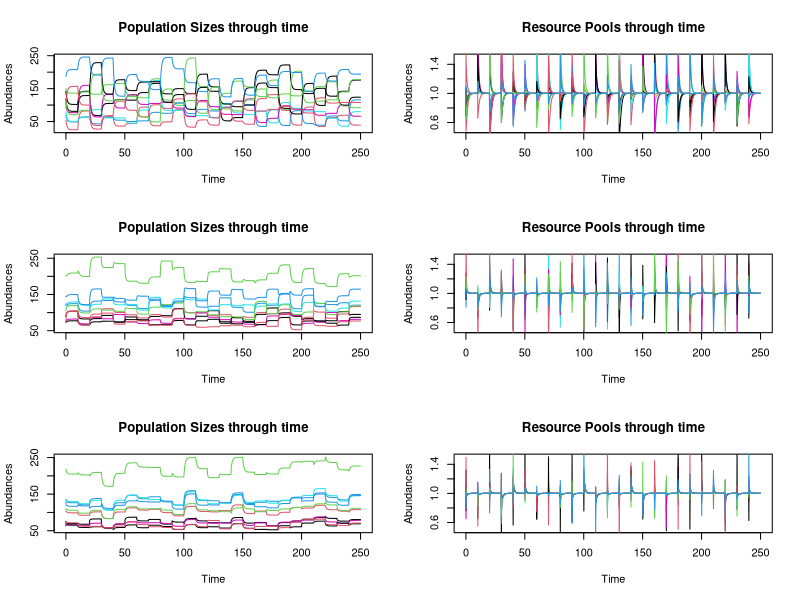
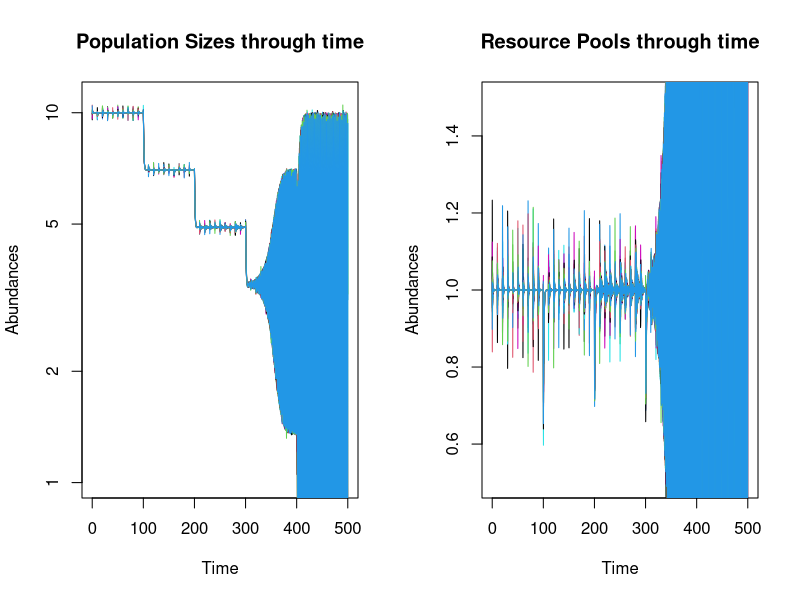
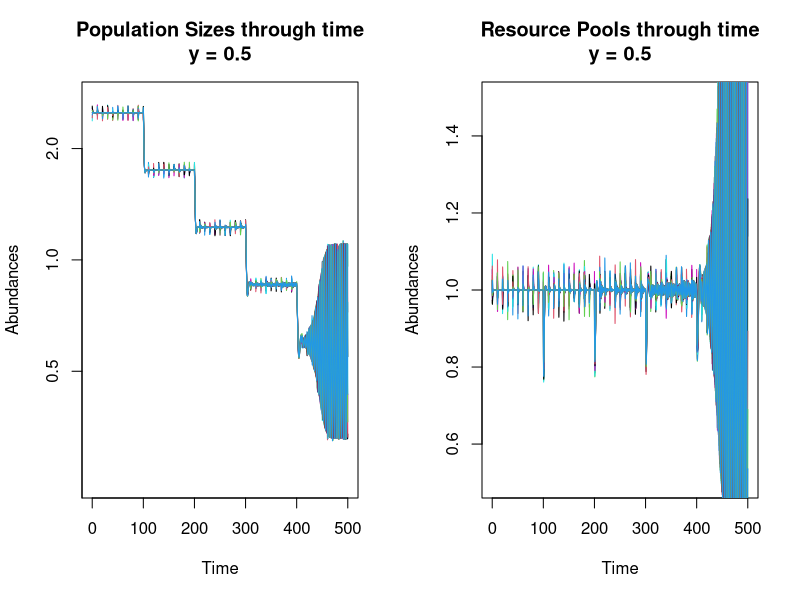
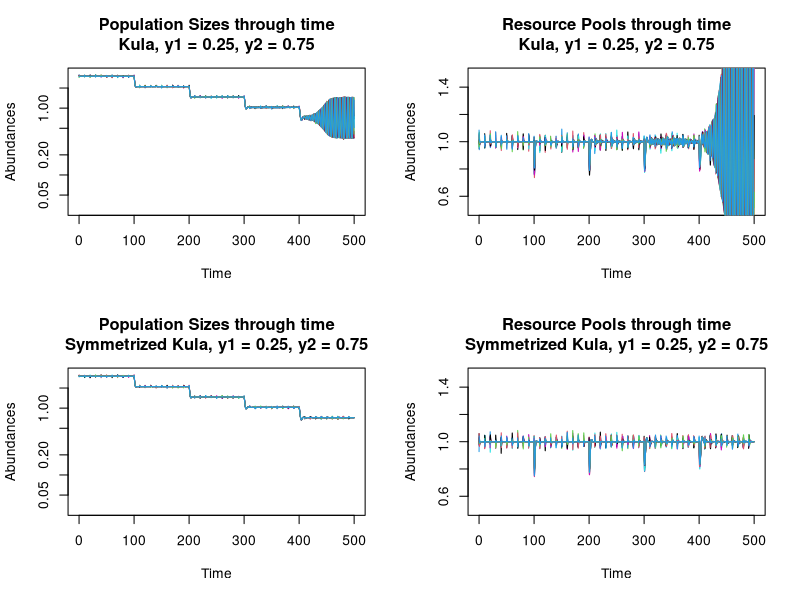

Reproduce these figures in R, in order.
# as requested by journal staff, I am combining into a single file the four scripts used for Figs 2 and 3 in the main ms, and SI 1 and SI 2 in the Supplementary information. Each script will be separated by % ======= and titled appropriately

#============

#CODE TO GENERATE FIG 2 plots

library(deSolve)
#set number of locations
m<-10
#set parameter values
# what is equilibrium standing resource pool (equal in our model in all locations)
r<-1
# consumption parameter c (defining the per capita, per unit resource consumption rate of an individual)
c<-1
# equilibrium res pool and c combine to determine the per capita mortality rate in absence of food
mu<-r*c
#build matrix P via whatever rules you wish, but here I will pick the raw entries of P from the absolute values of a normal distribution. I'll use these in multiple P matrices, each time rescaling these raw values to show the effect of large/smaller overall exchange but with the same network structure and relative values
rawPentries<-abs(rnorm(m^2,mean=0,sd=1))
#set the number of environmental phases considered. At the beginning of each phase, rho_i will be redrawn in each location, representing the effect of a fluctuating environment.
nphase=25
# define the interval that each phase will last for.  I chose this to be set by the timescale defined by mortality (so that this interval was longer than this timescale). If shorter, then the population will bnot be able to `catch up'  with the environmental changes.  That alternative regime is certainly of interest too but not what I am considering here.
interval<-10/mu
# determine three (or more) different "scales" to rescale the strength of exchange by.
exchrange<-c(0,0.3,1)
# draw the mean value of each rho in each of the N different locations.  Parameter values (and in fact this choice of distribution) arbitrary, just chosen for convenience.
meanrho<-rnbinom(m,size=10,mu=100)
#define the ODEs we'll be using with reference to the main text. Note that this requires package "deSolve".
CR<-function(time,abundances,parameters){
  R<-abundances[1:m]
  N<-abundances[(m+1):(2*m)]
  P<-matrix(parameters$P,nrow=m,ncol=m)
  mu<-parameters$mu
  rho<-parameters$rho
  dRdt<-rho-R*N+P%*%N-N*colSums(P)
  dNdt<-N*R-mu*N
  return(list(c(dRdt,dNdt)))
}
# six- plot grid layout to show three different outcomes for both resources and consumers
layout(matrix(c(1:6),nrow=3,ncol=2,byrow=TRUE))
for(exch in exchrange){
  #compute P matrix by rescaling raw entries appropriately in each case
  P<-matrix(exch*rawPentries,nrow=m,ncol=m)
  diag(P)<-0
  # compute Q and M matrices from P, as described in the text of the paper
  Q<-(1/mu)*(P-diag(colSums(P)))
  M<-diag(1,m)-Q
  #solve for the equilibrium population sizes, N_i, which I'll put in a vector called n. 
  n<-(1/mu)*solve(M)%*%meanrho
  # set initial conditions for R to have some random perturbations.  Or could set them equal to the equilibrium values if desired.
  R<-matrix(rep(r,m)+0.1*runif(m),nrow=1,ncol=m,byrow=T)
  # set initial conditions for N equal to equilibrium values.
  N<-matrix(n,nrow=1,ncol=m,byrow=T)
  times<-0
  for(phase in 1:nphase){
    #now cycling through the dynamics of each phase.  For each phase we'll solve the approriate ODEs using the final conditions from the previous phase as the new initial conditions. Most of the focus here is by design on the new equilibrium values that population sizes will reach
    # at beginning of each phase, calculate rho in each location by drawing a value from a negative binomial with mean = meanrho, and dispersion parameter "size" chosen to be proportional to mean rho, such that variance = 11*meanrho here, thus providing an example distribution showing Taylor's temporal power law with z=1, and beta= 11.
    rho<-sapply(meanrho,function(x){
      rnbinom(n=1,size=x/10,mu=x) 
    })
    #set time range to be the interval length, and adust the timestep as desired
    time_range<-seq(0,interval,by=interval/100)
    #set new initial abundances
    initial_abundances<-c(R[dim(R)[1],],N[dim(N)[1],])
    # solve ODES from these initial conditions using previously-defined function CR
    output_LV<-ode(initial_abundances,time_range,func=CR,parms=list(P=c(P),rho=c(rho),mu=c(mu)))
    #extract the relevant quantities---time points (only the new ones), resource values, population values.
    times<-c(times[-length(times)],times[length(times)]+output_LV[,1])
    R<-rbind(R[-dim(R)[1],],output_LV[,2:(m+1)])
    N<-rbind(N[-dim(N)[1],],output_LV[,(m+2):(2*m+1)])
  }
  
  matplot(times,N[,1:m],pch=1,lty=1,type="l",main="Population Sizes through time",xlab="Time",ylab="Abundances")
  matplot(times,R[,1:m],pch=1,lty=1,type="l",ylim=c(0.5*r,1.5*r),main="Resource Pools through time",xlab="Time",ylab="Abundances")
}
#==========

#CODE TO GENERATE FIG 3 Plots

library(deSolve)
#set number of locations
m<-10
#set parameter values
# what is equilibrium standing resource pool (equal in our model in all locations)
r<-1
# consumption parameter c (defining the per capita, per unit resource consumption rate of an individual)
c<-1
# equilibrium res pool and c combine to determine the per capita mortality rate in absence of food
mu<-r*c
#define the ODEs we'll be using with reference to the main text. Note that this requires package "deSolve".
CR<-function(time,abundances,parameters){
  R<-abundances[1:m]
  N<-abundances[(m+1):(2*m)]
  P<-matrix(parameters$P,nrow=m,ncol=m)
  mu<-parameters$mu
  rho<-parameters$rho
  dRdt<-rho-R*N+P%*%N-N*colSums(P)
  dNdt<-N*R-mu*N
  return(list(c(dRdt,dNdt)))
}
#set the number of phases _within_ a time interval with a given set of rho_i values. Each of these phases will experience a perturbation to resource pools and/or population, and then allow the population return to equilibrium (or not, if it is unstable). Note that this is distinct from the uncorrelated fluctuations to rho_i used in Figure 2 of the manuscript.
nphase=50
# interval will be the time period before the next perturbation to population sizes/resource pools.  Designed to allow the populations to approximately return to equilibrium (if it is stable).
interval<-10*mu
# In this script we will investigate either a ring-like exchange process, which we expect to be unstable below a critical resource inflow rate, and a symmetric version of the same ring, whocih we expect to be stable. Choose as desired.
sym<-FALSE
# define the matrix P
P<-4*cbind(rbind(rep(0,m-1),diag(m-1)),c(1,rep(0/m,m-1)))
if(sym){P<-0.5*(P+t(P))}
#define the matrices Q and M as per main text
Q<-(1/mu)*(P-diag(colSums(P)))
M<-diag(1,m)-Q
#choose the population sizes. This is somewhat arbitrary, but bear in mind that the transition from instability to instability will only appear if you rescale resource inflow over the right range. I.e. your range of resource inflow rates has to cover either side of this transition, and whether it does or not will in part be defined by how big the resource flows are to begin with, combined with how much they are rescaled by at each phase, combined with how many phases you look at.
n<-10
# ninit will be the initial values of population abundances. This is not dynamically important but I use it later for plot limits
ninit<-n
# compute the rho values corresponding to this set of n. Note that as discussed in the main paper, check whether this set of n is possible with a given P matrix and positive values of rho_i. I.e. make sure that your rho computed below has positive values, if not then there is no set of positive rho_i which (when combined with some alternative choice of P to my ring structure above) will lead to your choice of n.
rho<-mu*M%*%rep(n,m)
R<-matrix(rep(r,m)*(0.95+0.1*runif(m)),nrow=1,ncol=m,byrow=T)
N<-matrix(n,nrow=1,ncol=m,byrow=T)
times<-0
for(phase in 1:nphase){
  time_range<-seq(0,interval,by=interval/100)
  # at beginning of each interval perturb both R and N (or choose what you wish)
  initial_abundances<-c(R[dim(R)[1],]*(0.95+0.1*runif(m)),N[dim(N)[1],]*(0.95+0.1*runif(m)))
  
  output_LV<-ode(initial_abundances,time_range,func=CR,parms=list(P=c(P),rho=c(rho),mu=c(mu)))
  
  #extract the relevant quantities (time points and res/pop values)
  times<-c(times[-length(times)],times[length(times)]+output_LV[,1])
  R<-rbind(R[-dim(R)[1],],output_LV[,2:(m+1)])
  N<-rbind(N[-dim(N)[1],],output_LV[,(m+2):(2*m+1)])
  #add perturbation every phase, but only every 10 phases reduce sypply system wide by a chosen factor (I choise 0.7 foe the figure, but this is arbitrary)
  if(phase%%10==0){
    #compute rescaled rho_i vector
    rho<-0.7*rho
    #compute new equilibrium N_i
    n<-(1/mu)*solve(M)%*%rho
  }
}
layout(matrix(c(1:2),nrow=1,ncol=2,byrow=TRUE))
matplot(times,N[,1:m],pch=1,lty=1,type="l",ylim=c(0.1*ninit,1.1*ninit),main="Population Sizes through time",xlab="Time",ylab="Abundances",log="y")
matplot(times,R[,1:m],pch=1,lty=1,type="l",ylim=c(0.5*r,1.5*r),main="Resource Pools through time",xlab="Time",ylab="Abundances")

#==============

#CODE TO GENERATE SI FIG 1 Plots


library(deSolve)
#set number of locations
m<-10
#set parameter values
# what is equilibrium standing resource pool (equal in our model in all locations)
r<-1
# consumption parameter c (defining the per capita, per unit resource consumption rate of an individual)
c<-1
# equilibrium res pool and c combine to determine the per capita mortality rate in absence of food
mu<-r*c
#choose the exponent y, which will determine the dependence of trade rates on the standing resource pool.
y<-0.5
#define the ODEs we'll be using with reference to the SI text. Note that this requires package "deSolve".
CR<-function(time,abundances,parameters){
  R<-abundances[1:m]
  N<-abundances[(m+1):(2*m)]
  P<-matrix(parameters$P,nrow=m,ncol=m)
  mu<-parameters$mu
  rho<-parameters$rho
  dRdt<-rho-R*N+P%*%((c*R/mu)^y*N)-((c*R/mu)^y*N)*colSums(P)
  dNdt<-N*R-mu*N
  return(list(c(dRdt,dNdt)))
}

#set the number of phases _within_ a time interval with a given set of rho_i values. Each of these phases will experience a perturbation to resource pools and/or population, and then allow the population return to equilibrium (or not, if it is unstable). Note that this is distinct from the uncorrelated fluctuations to rho_i used in Figure 2 of the manuscript.
nphase=50
# interval will be the time period before the next perturbation to population sizes/resource pools.  Designed to allow the populations to approximately return to equilibrium (if it is stable).
interval<-10*mu
# In this script we will investigate either a ring-like exchange process, which we expect to be unstable below a critical resource inflow rate, and a symmetric version of the same ring, whocih we expect to be stable. Choose as desired.
sym<-FALSE
# define the matrix P
P<-4*cbind(rbind(rep(0,m-1),diag(m-1)),c(1,rep(0/m,m-1)))
if(sym){P<-0.5*(P+t(P))}
#define the matrices Q and M as per main text
Q<-(1/mu)*(P-diag(colSums(P)))
M<-diag(1,m)-Q
#choose the population sizes. This is somewhat arbitrary, but bear in mind that the transition from instability to instability will only appear if you rescale resource inflow over the right range. I.e. your range of resource inflow rates has to cover either side of this transition, and whether it does or not will in part be defined by how big the resource flows are to begin with, combined with how much they are rescaled by at each phase, combined with how many phases you look at.
#
# note that with the new more general dependence of exchange on R, the location of the transition from stability to instability seems to be systematically lower with larger y.  I kept all other params the same as in Fig 3, so this means that in general I had to start with smaller population sizes as y got bigger. You could rescale parameters to infalte pop sizes to more realistic values if desired.
n<-2.5
# ninit will be the initial values of population abundances. This is not dynamically important but I use it later for plot limits
ninit<-n
# compute the rho values corresponding to this set of n. Note that as discussed in the main paper, check whether this set of n is possible with a given P matrix and positive values of rho_i. I.e. make sure that your rho computed below has positive values, if not then there is no set of positive rho_i which (when combined with some alternative choice of P to my ring structure above) will lead to your choice of n.
rho<-mu*M%*%rep(n,m)
R<-matrix(rep(r,m)*(0.95+0.1*runif(m)),nrow=1,ncol=m,byrow=T)
N<-matrix(n,nrow=1,ncol=m,byrow=T)
times<-0
for(phase in 1:nphase){
  time_range<-seq(0,interval,by=interval/100)
  # at beginning of each interval perturb both R and N (or choose what you wish)
  initial_abundances<-c(R[dim(R)[1],]*(0.95+0.1*runif(m)),N[dim(N)[1],]*(0.95+0.1*runif(m)))
  
  output_LV<-ode(initial_abundances,time_range,func=CR,parms=list(P=c(P),rho=c(rho),mu=c(mu)))
  
  #extract the relevant quantities (time points and res/pop values)
  times<-c(times[-length(times)],times[length(times)]+output_LV[,1])
  R<-rbind(R[-dim(R)[1],],output_LV[,2:(m+1)])
  N<-rbind(N[-dim(N)[1],],output_LV[,(m+2):(2*m+1)])
  #add perturbation every phase, but only every 10 phases reduce sypply system wide by a chosen factor (I choise 0.7 foe the figure, but this is arbitrary)
  if(phase%%10==0){
    #compute rescaled rho_i vector
    rho<-0.7*rho
    #compute new equilibrium N_i
    n<-(1/mu)*solve(M)%*%rho
  }
}
layout(matrix(c(1:2),nrow=1,ncol=2,byrow=TRUE))
matplot(times,N[,1:m],pch=1,lty=1,type="l",ylim=c(0.1*ninit,1.1*ninit),main=paste("Population Sizes through time\n","y = ",y,sep=""),xlab="Time",ylab="Abundances",log="y")
matplot(times,R[,1:m],pch=1,lty=1,type="l",ylim=c(0.5*r,1.5*r),main=paste("Resource Pools through time\n","y = ",y,sep=""),xlab="Time",ylab="Abundances")

#========

#CODE TO GENERATE SI Fig 2 plots


library(deSolve)
#set number of locations
m<-10
#set parameter values
# what is equilibrium standing resource pool (equal in our model in all locations)
r<-1
# consumption parameter c (defining the per capita, per unit resource consumption rate of an individual)
c<-1
# equilibrium res pool and c combine to determine the per capita mortality rate in absence of food
mu<-r*c
#choose the exponent y, which will determine the dependence of trade rates on the standing resource pool.
y1<-0.25
#choose the exponent x, which will determine the dependence of trade rates on the current pop size.
y2<-0.75
#define the ODEs we'll be using with reference to the SI text. Note that this requires package "deSolve".
CR<-function(time,abundances,parameters){
  R<-abundances[1:m]
  N<-abundances[(m+1):(2*m)]
  P<-matrix(parameters$P,nrow=m,ncol=m)
  mu<-parameters$mu
  rho<-parameters$rho
  dRdt<-rho-R*N+P%*%(((c*R/mu)^y1)*N^y2)-(((c*R/mu)^y1)*N^y2)*colSums(P)
  dNdt<-N*R-mu*N
  return(list(c(dRdt,dNdt)))
}

#set the number of phases _within_ a time interval with a given set of rho_i values. Each of these phases will experience a perturbation to resource pools and/or population, and then allow the population return to equilibrium (or not, if it is unstable). Note that this is distinct from the uncorrelated fluctuations to rho_i used in Figure 2 of the manuscript.
nphase=50
# interval will be the time period before the next perturbation to population sizes/resource pools.  Designed to allow the populations to approximately return to equilibrium (if it is stable).
interval<-10*mu
# In this script we will investigate either a ring-like exchange process, which we expect to be unstable below a critical resource inflow rate, and a symmetric version of the same ring, whocih we expect to be stable. Choose as desired.
layout(matrix(c(1:4),nrow=2,ncol=2,byrow=TRUE))
for(sym in c(FALSE,TRUE)){
  if(sym){type<-"Symmetrized Kula"
  }else{
    type<-"Kula"}
# define the matrix P
P<-4*cbind(rbind(rep(0,m-1),diag(m-1)),c(1,rep(0/m,m-1)))
if(sym){P<-0.5*(P+t(P))}
#define the matrices Q and M as per main text
Q<-(1/mu)*(P-diag(colSums(P)))
M<-diag(1,m)-Q
#choose the population sizes. This is somewhat arbitrary, but bear in mind that the transition from instability to instability will only appear if you rescale resource inflow over the right range. I.e. your range of resource inflow rates has to cover either side of this transition, and whether it does or not will in part be defined by how big the resource flows are to begin with, combined with how much they are rescaled by at each phase, combined with how many phases you look at.
#
# note that with the new more general dependence of exchange on R, the location of the transition from stability to instability seems to be systematically lower with larger y.  I kept all other params the same as in Fig 3, so this means that in general I had to start with smaller population sizes as y got bigger. You could rescale parameters to infalte pop sizes to more realistic values if desired.
n<-3
# ninit will be the initial values of population abundances. This is not dynamically important but I use it later for plot limits
ninit<-n
# compute an initial set of rho values 
rho<-mu*M%*%rep(n,m)
  R<-matrix(rep(r,m)*(0.95+0.1*runif(m)),nrow=1,ncol=m,byrow=T)
  N<-matrix(n,nrow=1,ncol=m,byrow=T)
  times<-0
for(phase in 1:nphase){
time_range<-seq(0,interval,by=interval/100)
# at beginning of each interval perturb both R and N (or choose what you wish)
initial_abundances<-c(R[dim(R)[1],]*(0.95+0.1*runif(m)),N[dim(N)[1],]*(0.95+0.1*runif(m)))

output_LV<-ode(initial_abundances,time_range,func=CR,parms=list(P=c(P),rho=c(rho),mu=c(mu)))

#extract the relevant quantities (time points and res/pop values)
times<-c(times[-length(times)],times[length(times)]+output_LV[,1])
R<-rbind(R[-dim(R)[1],],output_LV[,2:(m+1)])
N<-rbind(N[-dim(N)[1],],output_LV[,(m+2):(2*m+1)])
#add perturbation every phase, but only every 10 phases reduce sypply system wide by a chosen factor (I choise 0.7 foe the figure, but this is arbitrary)
if(phase%%10==0){
  #compute a rescaled rho_i vector
  rho<-0.7*rho
#compute new equilibrium N_i
#n<-(1/mu)*solve(M)%*%rho
}
}
matplot(times,N[,1:m],pch=1,lty=1,type="l",ylim=c(0.01*ninit,1.1*ninit),main=paste("Population Sizes through time\n",type,", y1 = ",y1,", y2 = ",y2,sep=""),xlab="Time",ylab="Abundances",log="y")
matplot(times,R[,1:m],pch=1,lty=1,type="l",ylim=c(0.5*r,1.5*r),main=paste("Resource Pools through time\n",type,", y1 = ",y1,", y2 = ",y2,sep=""),xlab="Time",ylab="Abundances")
}
